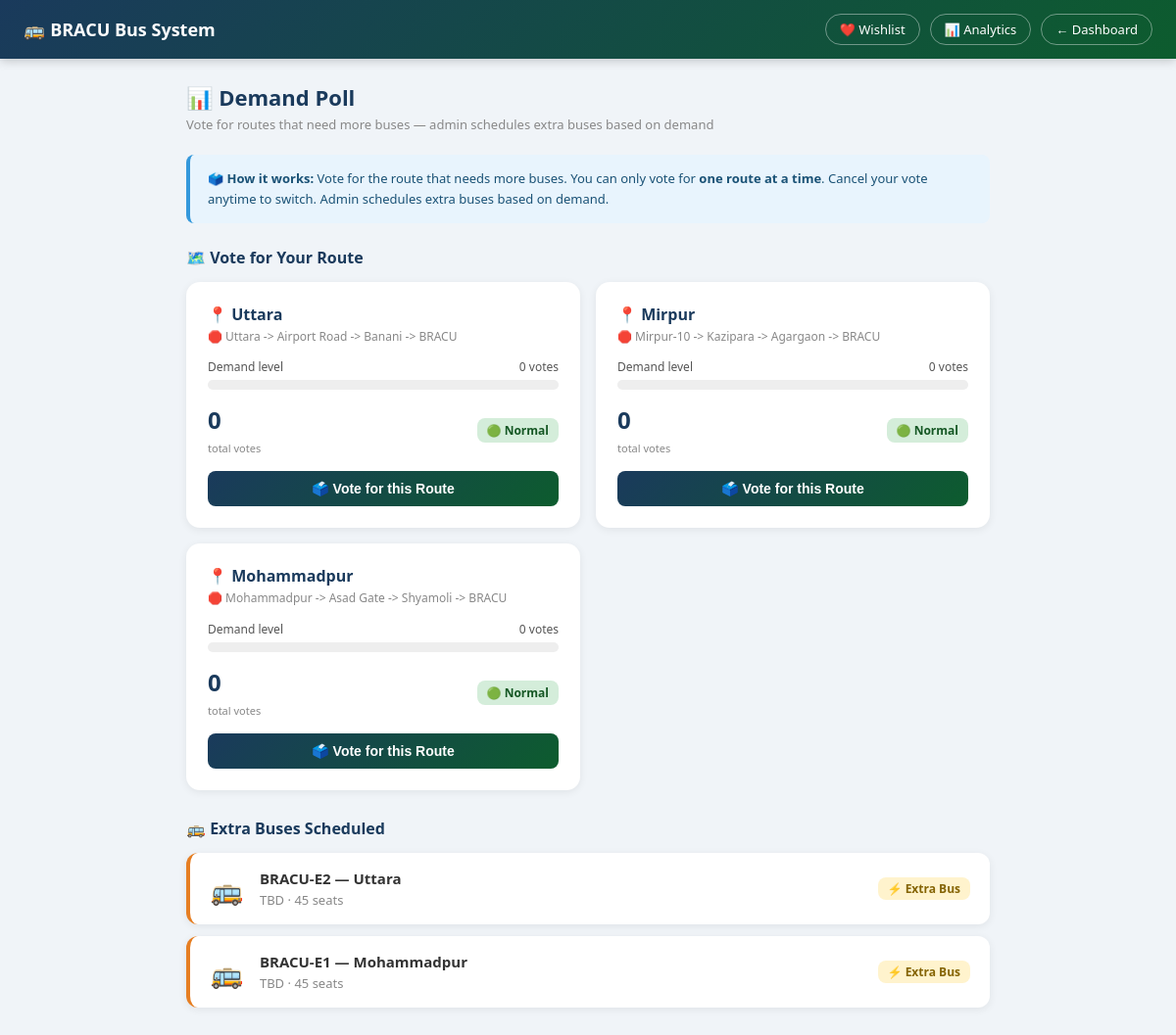
Screenshot of /bracu_bus/demand_poll.php (signed in) with the database file from the repository.
### tables this page shows
CREATE TABLE Route (
    Route_ID INT AUTO_INCREMENT PRIMARY KEY,
    Stops VARCHAR(255) NOT NULL,
    Covered_Area VARCHAR(255) NOT NULL
);

CREATE TABLE Bus (
    Bus_ID INT AUTO_INCREMENT PRIMARY KEY,
    Bus_Num VARCHAR(20) NOT NULL,
    Total_Seat INT NOT NULL,
    R_Flag TINYINT(1) DEFAULT 0,    
    E_Flag TINYINT(1) DEFAULT 0,    
    Route_ID INT,
    FOREIGN KEY (Route_ID) REFERENCES Route(Route_ID)
);

### bracu_bus/demand_poll.php (the view, shortened to what this page needs)
<?php
$conn = getDB();
$msg  = '';
$my_voted_poll_id  = null;
$my_voted_route_id = null;
$routes = $conn->query(
    "SELECT r.Route_ID, r.Covered_Area, r.Stops,
            dp.Poll_ID,
            COALESCE(SUM(d.Count),0) as vote_count,
            b.Bus_ID, b.Bus_Num, b.Total_Seat, b.E_Flag
     FROM Route r
     LEFT JOIN Demand_Poll dp ON dp.Route_ID = r.Route_ID
     LEFT JOIN `Do` d ON d.D_ID = dp.Poll_ID
     LEFT JOIN Bus b ON b.Route_ID = r.Route_ID AND b.R_Flag = 1
     GROUP BY r.Route_ID, r.Covered_Area, r.Stops, dp.Poll_ID, b.Bus_ID, b.Bus_Num, b.Total_Seat, b.E_Flag
     ORDER BY vote_count DESC"
)->fetch_all(MYSQLI_ASSOC);
$extra_buses = $conn->query(
    "SELECT b.Bus_Num, b.Bus_ID, b.Total_Seat, r.Covered_Area, t.Departure_Time, t.Date, t.Status
     FROM Bus b
     JOIN Route r ON b.Route_ID = r.Route_ID
     LEFT JOIN Trip t ON t.Bus_ID = b.Bus_ID AND t.Date >= CURDATE() AND t.Status != 'Cancelled'
     WHERE b.E_Flag = 1
     ORDER BY t.Date ASC, t.Departure_Time ASC"
)->fetch_all(MYSQLI_ASSOC);
$extra_buses_available = $conn->query(
    "SELECT b.Bus_ID, b.Bus_Num, b.Total_Seat, r.Covered_Area, r.Route_ID
     FROM Bus b JOIN Route r ON b.Route_ID = r.Route_ID
     WHERE b.E_Flag = 1"
)->fetch_all(MYSQLI_ASSOC);
[$msg_type, $msg_text] = $msg ? explode(':', $msg, 2) : ['',''];
?>
<!DOCTYPE html>
<html lang="en">
<head>
</head>
<body>
<nav>
    <div class="brand">🚌 BRACU Bus System</div>
    <div class="nav-links">
        <a href="wishlist.php">❤️ Wishlist</a>
        <a href="analytics.php">📊 Analytics</a>
        <a href="dashboard.php">← Dashboard</a>
    </div>
</nav>
<div class="page">
<?php if ($_SESSION['type'] === 'Faculty'): ?>
    <div class="page-title">📊 Demand Poll — Admin View</div>
    <div class="page-sub">See student demand and schedule extra buses</div>
    <?php if ($msg_text): ?>
    <div class="alert alert-<?= $msg_type ?>"><?= htmlspecialchars($msg_text) ?></div>
    <?php endif; ?>
    <div style="background:white;border-radius:12px;box-shadow:0 2px 8px rgba(0,0,0,0.07);padding:18px 22px;margin-bottom:24px;">
        <div style="font-size:14px;font-weight:700;color:#1a3a5c;margin-bottom:14px;">📊 Current Student Demand</div>
        <?php
        $max_votes = max(array_column($routes, 'vote_count') ?: [1]);
        foreach ($routes as $r):
            $pct = $max_votes > 0 ? round(($r['vote_count'] / $max_votes) * 100) : 0;
        ?>
        <div style="display:flex;align-items:center;gap:12px;margin-bottom:10px;">
            <span style="font-size:13px;font-weight:700;min-width:120px;">📍 <?= htmlspecialchars($r['Covered_Area']) ?></span>
            <div style="flex:1;height:10px;background:#eee;border-radius:5px;overflow:hidden;">
                <div style="height:100%;width:<?= $pct ?>%;background:linear-gradient(90deg,#1a3a5c,#27ae60);border-radius:5px;"></div>
            </div>
            <span style="font-size:13px;font-weight:800;color:#1a3a5c;min-width:55px;text-align:right;"><?= $r['vote_count'] ?> votes</span>
            <?php if ($r['vote_count'] >= 5): ?>
                <span style="background:#fee2e2;color:#991b1b;padding:2px 8px;border-radius:6px;font-size:11px;font-weight:700;min-width:42px;text-align:center;">🔴 HIGH</span>
            <?php elseif ($r['vote_count'] >= 2): ?>
                <span style="background:#fff3cd;color:#856404;padding:2px 8px;border-radius:6px;font-size:11px;font-weight:700;min-width:42px;text-align:center;">🟡 MED</span>
            <?php else: ?>
                <span style="background:#d4edda;color:#155724;padding:2px 8px;border-radius:6px;font-size:11px;font-weight:700;min-width:42px;text-align:center;">🟢 LOW</span>
            <?php endif; ?>
        </div>
        <?php endforeach; ?>
    </div>
    <div style="font-size:16px;font-weight:700;color:#1a3a5c;margin-bottom:14px;">⚡ Schedule Extra Bus</div>
    <div style="display:grid;grid-template-columns:1fr 1fr;gap:16px;margin-bottom:28px;">
        <?php foreach ($extra_buses_available as $eb): ?>
        <div style="background:white;border-radius:14px;box-shadow:0 2px 10px rgba(0,0,0,0.08);padding:22px;border-top:4px solid #e67e22;">
            <div style="font-size:20px;font-weight:800;color:#1a3a5c;margin-bottom:4px;">🚌 <?= htmlspecialchars($eb['Bus_Num']) ?></div>
            <div style="font-size:12px;color:#888;margin-bottom:18px;"><?= $eb['Total_Seat'] ?> seats · Extra Bus</div>
            <form method="POST">
                <input type="hidden" name="bus_id" value="<?= $eb['Bus_ID'] ?>">
                <div style="margin-bottom:12px;">
                    <label style="display:block;font-size:12px;font-weight:700;color:#555;margin-bottom:5px;">Destination Route</label>
                    <select name="route_id" style="width:100%;padding:9px 12px;border:1.5px solid #dde2ea;border-radius:8px;font-size:13px;outline:none;background:#fafbfc;">
                        <?php foreach ($routes as $r): ?>
                        <option value="<?= $r['Route_ID'] ?>" <?= $eb['Route_ID']==$r['Route_ID']?'selected':'' ?>>
                            <?= htmlspecialchars($r['Covered_Area']) ?>
                        </option>
                        <?php endforeach; ?>
                    </select>
                </div>
                <div style="display:grid;grid-template-columns:1fr 1fr;gap:10px;margin-bottom:12px;">
                    <div>
                        <label style="display:block;font-size:12px;font-weight:700;color:#555;margin-bottom:5px;">Date</label>
                        <input type="date" name="trip_date" min="<?= date('Y-m-d') ?>" value="<?= date('Y-m-d') ?>" required
                               style="width:100%;padding:9px 10px;border:1.5px solid #dde2ea;border-radius:8px;font-size:13px;outline:none;">
                    </div>
                    <div>
                        <label style="display:block;font-size:12px;font-weight:700;color:#555;margin-bottom:5px;">Departure</label>
                        <input type="time" name="dep_time" required
                               style="width:100%;padding:9px 10px;border:1.5px solid #dde2ea;border-radius:8px;font-size:13px;outline:none;">
                    </div>
                </div>
                <div style="margin-bottom:16px;">
                    <label style="display:block;font-size:12px;font-weight:700;color:#555;margin-bottom:5px;">Arrival</label>
                    <input type="time" name="arr_time" required
                           style="width:100%;padding:9px 10px;border:1.5px solid #dde2ea;border-radius:8px;font-size:13px;outline:none;">
                </div>
                <button type="submit" name="schedule_extra"
                        style="width:100%;padding:11px;background:linear-gradient(135deg,#e67e22,#d35400);color:white;border:none;border-radius:8px;font-size:14px;font-weight:700;cursor:pointer;transition:opacity 0.2s;">
                    ⚡ Schedule & Notify Voters
                </button>
            </form>
        </div>
        <?php endforeach; ?>
    </div>
    <div style="font-size:16px;font-weight:700;color:#1a3a5c;margin-bottom:14px;">🚌 Scheduled Extra Trips</div>
    <?php if (empty($extra_buses)): ?>
        <div class="empty">No extra trips scheduled yet.</div>
    <?php else: ?>
        <?php foreach ($extra_buses as $e): ?>
        <div class="extra-card">
            <div class="bus-icon">🚌</div>
            <div class="bus-info">
                <h4><?= htmlspecialchars($e['Bus_Num']) ?> — <?= htmlspecialchars($e['Covered_Area']) ?></h4>
                <p><?= $e['Date'] ? date('D d M Y', strtotime($e['Date'])) : 'TBD' ?>
                <?= $e['Departure_Time'] ? ' · '.date('g:i A', strtotime($e['Departure_Time'])) : '' ?>
                · <?= $e['Total_Seat'] ?> seats</p>
            </div>
            <span class="extra-badge">⚡ Extra Bus</span>
        </div>
        <?php endforeach; ?>
    <?php endif; ?>
<?php else: ?>
    <div class="page-title">📊 Demand Poll</div>
    <div class="page-sub">Vote for routes that need more buses — admin schedules extra buses based on demand</div>
    <div class="info-box">
        🗳️ <strong>How it works:</strong> Vote for the route that needs more buses.
        You can only vote for <strong>one route at a time</strong>. Cancel your vote anytime to switch.
        Admin schedules extra buses based on demand.
    </div>
    <div class="section-title">🗺️ Vote for Your Route</div>
    <div class="poll-grid">
        <?php
        $max_votes = max(array_column($routes, 'vote_count') ?: [1]);
        foreach ($routes as $r):
            $voted = ($my_voted_route_id !== null && (int)$r['Route_ID'] === (int)$my_voted_route_id);
            $pct   = $max_votes > 0 ? round(($r['vote_count'] / $max_votes) * 100) : 0;
        ?>
        <div class="poll-card <?= $voted ? 'voted' : '' ?>">
            <div class="route-name">📍 <?= htmlspecialchars($r['Covered_Area']) ?></div>
            <div class="route-stops">🛑 <?= htmlspecialchars($r['Stops']) ?></div>
            <div class="vote-bar-wrap">
                <div class="vote-bar-label">
                    <span>Demand level</span>
                    <span><?= $r['vote_count'] ?> votes</span>
                </div>
                <div class="vote-bar"><div class="vote-fill" style="width:<?= $pct ?>%"></div></div>
            </div>
            <div style="display:flex;align-items:center;justify-content:space-between;margin-bottom:14px;">
                <div><span class="vote-count"><?= $r['vote_count'] ?></span><br><span class="vote-lbl">total votes</span></div>
                <?php if ($r['vote_count'] >= 5): ?>
                    <span style="background:#fee2e2;color:#991b1b;padding:4px 10px;border-radius:8px;font-size:12px;font-weight:700;">🔴 High</span>
                <?php elseif ($r['vote_count'] >= 2): ?>
                    <span style="background:#fff3cd;color:#856404;padding:4px 10px;border-radius:8px;font-size:12px;font-weight:700;">🟡 Medium</span>
                <?php else: ?>
                    <span style="background:#d4edda;color:#155724;padding:4px 10px;border-radius:8px;font-size:12px;font-weight:700;">🟢 Normal</span>
                <?php endif; ?>
            </div>
            <?php if ($voted): ?>
                <button class="btn-vote" style="background:#27ae60;cursor:default;" disabled>✓ Your Vote</button>
            <?php elseif ($my_voted_poll_id): ?>
                <button class="btn-vote" style="background:#ccc;cursor:not-allowed;" disabled>Cancel vote to switch</button>
            <?php else: ?>
                <form method="POST">
                    <button type="submit" name="vote" class="btn-vote">🗳️ Vote for this Route</button>
                </form>
            <?php endif; ?>
        </div>
        <?php endforeach; ?>
    </div>
    <div class="extra-bus-section">
        <div class="section-title">🚌 Extra Buses Scheduled</div>
        <?php if (empty($extra_buses)): ?>
            <div class="empty">No extra buses scheduled yet.</div>
        <?php else: ?>
            <?php foreach ($extra_buses as $e): ?>
            <div class="extra-card">
                <div class="bus-icon">🚌</div>
                <div class="bus-info">
                    <h4><?= htmlspecialchars($e['Bus_Num']) ?> — <?= htmlspecialchars($e['Covered_Area']) ?></h4>
                    <p><?= $e['Date'] ? date('D d M Y', strtotime($e['Date'])) : 'TBD' ?>
                    · <?= $e['Total_Seat'] ?> seats</p>
                </div>
                <span class="extra-badge">⚡ Extra Bus</span>
            </div>
            <?php endforeach; ?>
        <?php endif; ?>
    </div>
<?php endif; ?>
</div>
</body>
</html>

### bracu_bus/demand_poll.php (style rules this page uses)
* { box-sizing: border-box; margin: 0; padding: 0; }
body { font-family: 'Segoe UI', Arial, sans-serif; background: #f0f4f8; color: #333; }
nav { background: linear-gradient(135deg, #1a3a5c, #0d5c2e); color: white; padding: 0 24px; display: flex; align-items: center; justify-content: space-between; height: 60px; box-shadow: 0 2px 10px rgba(0,0,0,0.2); position: sticky; top: 0; z-index: 100; }
nav .brand { font-size: 18px; font-weight: 700; }
nav .nav-links { display: flex; gap: 10px; }
nav a { color: white; text-decoration: none; font-size: 13px; padding: 6px 14px; border: 1px solid rgba(255,255,255,0.4); border-radius: 20px; transition: background 0.2s; }
.page { max-width: 860px; margin: 0 auto; padding: 24px 20px; }
.page-title { font-size: 22px; font-weight: 800; color: #1a3a5c; margin-bottom: 4px; }
.page-sub { font-size: 13px; color: #888; margin-bottom: 22px; }
.info-box { background: #e8f4fd; border-left: 4px solid #3498db; border-radius: 8px; padding: 14px 18px; margin-bottom: 24px; font-size: 13px; color: #1a5276; line-height: 1.6; }
.section-title { font-size: 16px; font-weight: 700; color: #1a3a5c; margin: 24px 0 14px; }
.poll-grid { display: grid; grid-template-columns: 1fr 1fr; gap: 16px; }
.poll-card { background: white; border-radius: 14px; box-shadow: 0 2px 8px rgba(0,0,0,0.07); padding: 20px; border: 2px solid transparent; transition: border-color 0.2s; }
.poll-card .route-name { font-size: 16px; font-weight: 800; color: #1a3a5c; margin-bottom: 4px; }
.poll-card .route-stops { font-size: 12px; color: #888; margin-bottom: 14px; line-height: 1.4; }
.vote-bar-wrap { margin-bottom: 14px; }
.vote-bar-label { display: flex; justify-content: space-between; font-size: 12px; color: #555; margin-bottom: 5px; }
.vote-bar { height: 10px; background: #eee; border-radius: 5px; overflow: hidden; }
.vote-count { font-size: 24px; font-weight: 800; color: #1a3a5c; }
.vote-lbl { font-size: 11px; color: #888; }
.btn-vote { width: 100%; padding: 10px; border: none; border-radius: 8px; font-size: 14px; font-weight: 700; cursor: pointer; transition: opacity 0.2s; background: linear-gradient(135deg, #1a3a5c, #0d5c2e); color: white; }
.extra-bus-section { margin-top: 28px; }
.extra-card { background: white; border-radius: 12px; box-shadow: 0 2px 8px rgba(0,0,0,0.07); padding: 16px 20px; margin-bottom: 12px; display: flex; align-items: center; gap: 16px; flex-wrap: wrap; border-left: 4px solid #e67e22; }
.extra-card .bus-icon { font-size: 28px; }
.extra-card .bus-info { flex: 1; }
.extra-card .bus-info h4 { font-size: 15px; font-weight: 700; color: #333; }
.extra-card .bus-info p { font-size: 13px; color: #888; margin-top: 3px; }
.extra-badge { background: #fff3cd; color: #856404; padding: 3px 10px; border-radius: 8px; font-size: 12px; font-weight: 700; }

### rows the page displays
route: Covered_Area "Uttara", Stops "Uttara -> Airport Road -> Banani -> BRACU", vote_count "0"
route: Covered_Area "Mirpur", Stops "Mirpur-10 -> Kazipara -> Agargaon -> BRACU", vote_count "0"
route: Covered_Area "Mohammadpur", Stops "Mohammadpur -> Asad Gate -> Shyamoli -> BRACU", vote_count "0"
bus: Bus_Num "BRACU-E2", Route_ID.Covered_Area "Uttara", Total_Seat "45"
bus: Bus_Num "BRACU-E1", Route_ID.Covered_Area "Mohammadpur", Total_Seat "45"
